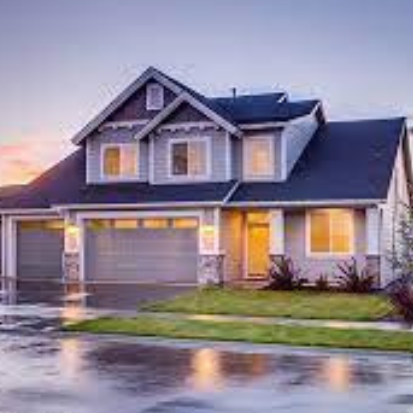
#> input picture pic1.png, 413 x 413 px, found by its file name
$ jupyter execute IP-9.ipynb
#> lines starting #> are read from the running program, lines starting #| are printed output that depends on the picture
[cell 1]
# Some fundamentals of frequency domain filtering
# Read Gonzalez textbook for details

import numpy as np
import matplotlib.pyplot as plt

# Create a simple signal with two frequencies
fs = 1000  # Sampling frequency (Hz)
t = np.arange(0, 1, 1/fs)  # Time vector from 0 to 1 second
f1 = 5  # Frequency of the first sinusoidal component (Hz)
f2 = 20  # Frequency of the second sinusoidal component (Hz)
signal = 0.5 * np.sin(2 * np.pi * f1 * t) + 0.5 * np.sin(2 * np.pi * f2 * t)

# Perform FFT to get the frequency spectrum
signal_fft = np.fft.fft(signal)
freq = np.fft.fftfreq(len(signal), 1/fs)

# Apply a log transform to the magnitude of the spectrum for visualization
magnitude_spectrum = np.abs(signal_fft)
log_magnitude_spectrum = 20 * np.log10(magnitude_spectrum)

# Plot the original signal
plt.figure(figsize=(12, 6))
plt.subplot(211)
plt.plot(t, signal)
plt.title('Original Signal')
plt.xlabel('Time (s)')
plt.ylabel('Amplitude')

# Plot the frequency spectrum (magnitude)
plt.subplot(212)
plt.plot(freq, log_magnitude_spectrum)
plt.title('Log Magnitude Spectrum')
plt.xlabel('Frequency (Hz)')
plt.ylabel('Magnitude (dB)')
plt.xlim(0, fs/2)  # Display only positive frequencies
plt.grid(True)

plt.tight_layout()
plt.show()
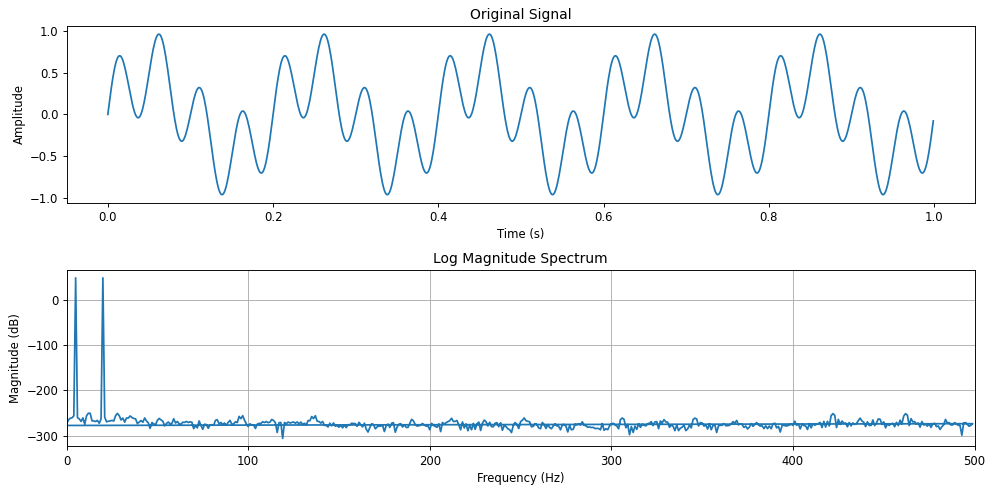
#> figure drawn by matplotlib, 2 panels; panel 1: curve peaks at x = 0.262, y = 0.964

[cell 2]
import numpy as np
import matplotlib.pyplot as plt
from scipy.signal import spectrogram

# Create a simple signal with two frequencies
fs = 1000  # Sampling frequency (Hz)
t = np.arange(0, 1, 1/fs)  # Time vector from 0 to 1 second
f1 = 5  # Frequency of the first sinusoidal component (Hz)
f2 = 20  # Frequency of the second sinusoidal component (Hz)
signal = 0.5 * np.sin(2 * np.pi * f1 * t) + 0.5 * np.sin(2 * np.pi * f2 * t)

# Compute the spectrogram
frequencies, times, Sxx = spectrogram(signal, fs)

# Plot the spectrogram as an image
plt.figure(figsize=(10, 6))
plt.imshow(10 * np.log10(Sxx), aspect='auto', cmap='gray', origin='lower')
plt.colorbar(label='Power/Frequency (dB/Hz)')
plt.title('Spectrogram')
plt.xlabel('Time (s)')
plt.ylabel('Frequency (Hz)')
plt.show()
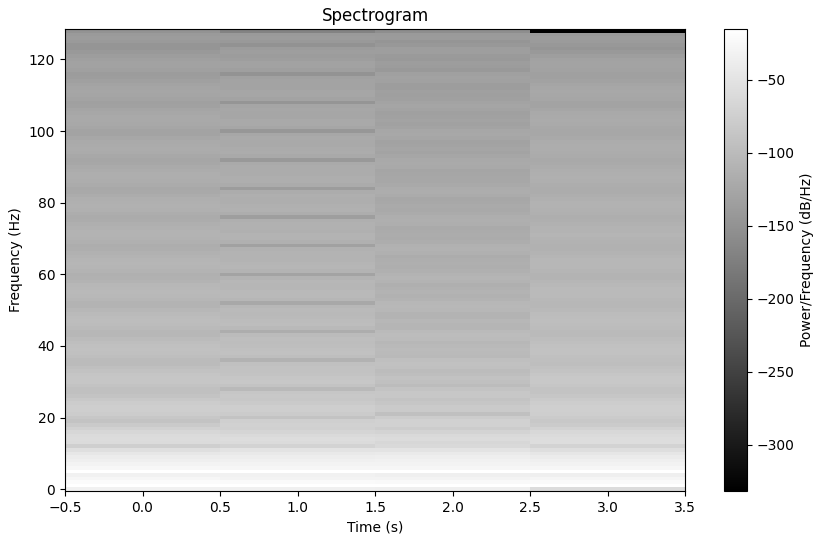
#> figure drawn by matplotlib, 2 panels

[cell 3]
# Image sharpening using Laplacian in frequency domain
import cv2
import numpy as np
import numpy.fft as n
import matplotlib.pyplot as plt

# Read image file
image = cv2.imread('/home/dmacs/Desktop/MTech/104P/pic1.png',cv2.IMREAD_GRAYSCALE)
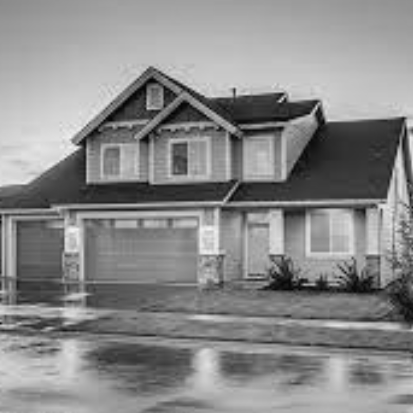
#> image: shape (413, 413); min 2, max 242, mean 137.8

# Perform Fourier Transform
fft_image = n.fft2(image)

# fft_shift is necessary to centre the spectrum correctly
fft_shifted = n.fftshift(fft_image)

[cell 4]
# Create Laplacian Filter
rows, cols = image.shape
#> rows = 413; cols = 413
u, v = np.meshgrid(np.arange(-cols // 2, cols // 2), np.arange(-rows // 2, rows // 2))

# Create the laplacian filter in Fourier (frequency) domain
laplacian_filter = 4 * np.pi**2 * (u**2 + v**2)

# Apply Laplacian Filter
filtered_image = fft_shifted * laplacian_filter

# Perform Inverse Fourier Transform
butterworth_img = n.ifft2(n.ifftshift(filtered_image)).real
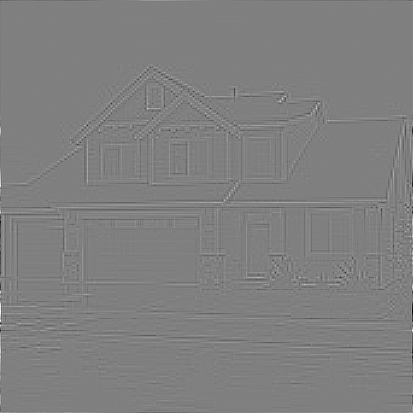
#> butterworth_img: shape (413, 413) float64; min -59235310, max 58820863.1, mean 10877.3; drawn with min black and max white

# Normalize the sharpened image
butterworth_img = cv2.normalize(butterworth_img, None, 0, 255, cv2.NORM_MINMAX).astype(np.uint8)

# Add the Laplacian-filtered image to the original image
sharpened_image = cv2.add(image, butterworth_img)
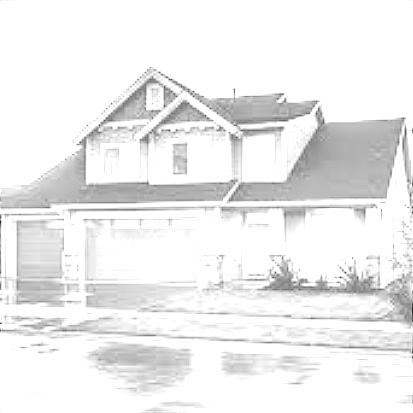
#> sharpened_image: shape (413, 413); min 18, max 255, mean 237.6

plt.subplot(131)
plt.imshow(image, cmap = 'gray')
plt.title('Input Image')
plt.axis('off')

plt.subplot(132)
plt.imshow(butterworth_img, cmap = 'gray')
plt.title('Sharpened Features')
plt.axis('off')

plt.subplot(133)
plt.imshow(sharpened_image, cmap = 'gray')
plt.title('Filtered Image')
plt.axis('off')

[cell 5]
# Assignment: Perform filtering in frequency domain with a low-pass butterworth filter
# defined as:
def butterworth_filter(shape, D, N):
    x, y = np.meshgrid(
        np.arange(-shape[1] / 2, shape[1] / 2), np.arange(-shape[0] / 2, shape[0] / 2)
    )
    return 1 / (1 + (np.sqrt(x**2 + y**2) / D) ** (2 * N))


# Create a low-pass Butterworth filter
D = 0.1  # Cutoff frequency
N = 2  # Filter order
filter_kernel = butterworth_filter(image.shape, D, N)

# Apply Laplacian Filter
filtered_image = fft_shifted * filter_kernel

butterworth_img = n.ifft2(n.ifftshift(filtered_image)).real
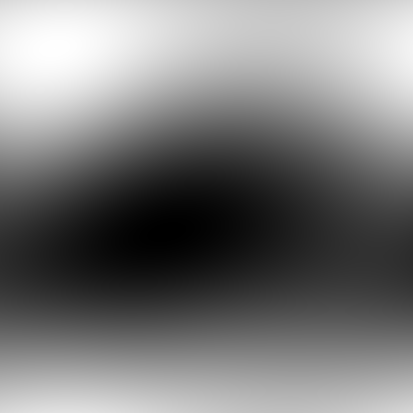
#> butterworth_img: shape (413, 413) float64; min 0.0483, max 0.0624, mean 0.0551; drawn with min black and max white

# Normalize the sharpened image
butterworth_img = cv2.normalize(butterworth_img, None, 0, 255, cv2.NORM_MINMAX).astype(
    np.uint8
)

# Add the Laplacian-filtered image to the original image
sharpened_image = cv2.add(image, butterworth_img)
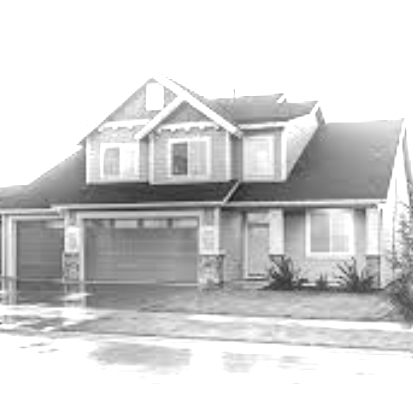
#> sharpened_image: shape (413, 413); min 28, max 255, mean 210.8

plt.subplot(131)
plt.imshow(image, cmap="gray")
plt.title("Input Image")
plt.axis("off")

plt.subplot(132)
plt.imshow(butterworth_img, cmap="gray")
plt.title("Sharpened Features")
plt.axis("off")

plt.subplot(133)
plt.imshow(sharpened_image, cmap="gray")
plt.title("Filtered Image")
plt.axis("off")

$ run again, with pic2.png copied over pic1.png
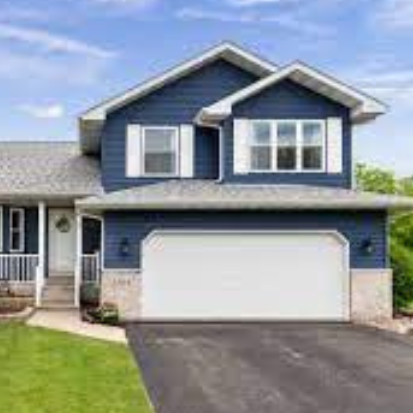
#> input picture pic2.png, 413 x 413 px, found by its file name
#> `butterworth_img = n.ifft2(n.ifftshift(filtered_image)).real`:
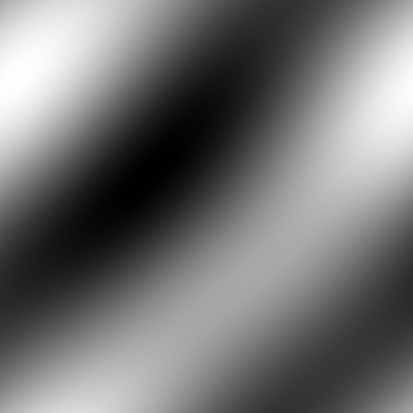
#> butterworth_img: shape (413, 413) float64; min 0.0526, max 0.0671, mean 0.0592; drawn with min black and max white
#> `sharpened_image = cv2.add(image, butterworth_img)`:
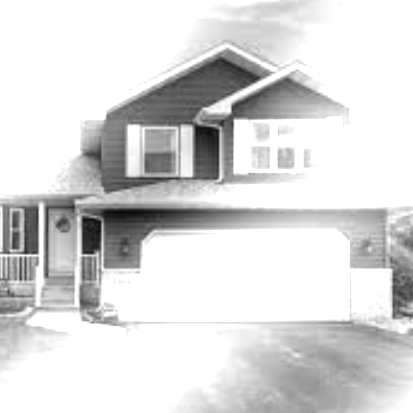
#> sharpened_image: shape (413, 413); min 7, max 255, mean 216.7

$ run again, with pic3.png copied over pic1.png
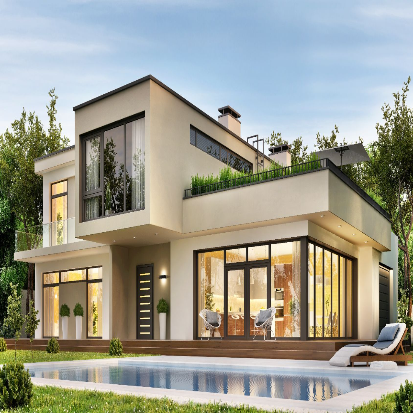
#> input picture pic3.png, 413 x 413 px, found by its file name
#> `butterworth_img = n.ifft2(n.ifftshift(filtered_image)).real`:
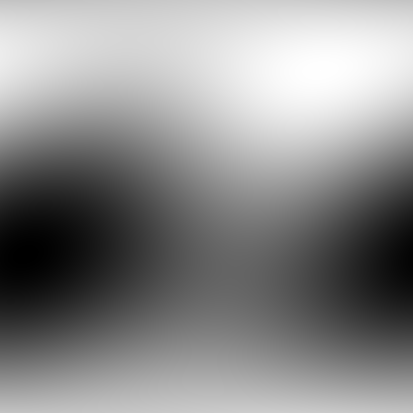
#> butterworth_img: shape (413, 413) float64; min 0.0506, max 0.0704, mean 0.0614; drawn with min black and max white
#> `sharpened_image = cv2.add(image, butterworth_img)`:
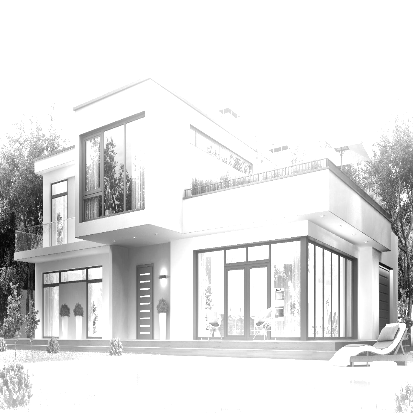
#> sharpened_image: shape (413, 413); min 4, max 255, mean 224.5

$ run again, with averaging-filter-image-processing.png copied over pic1.png
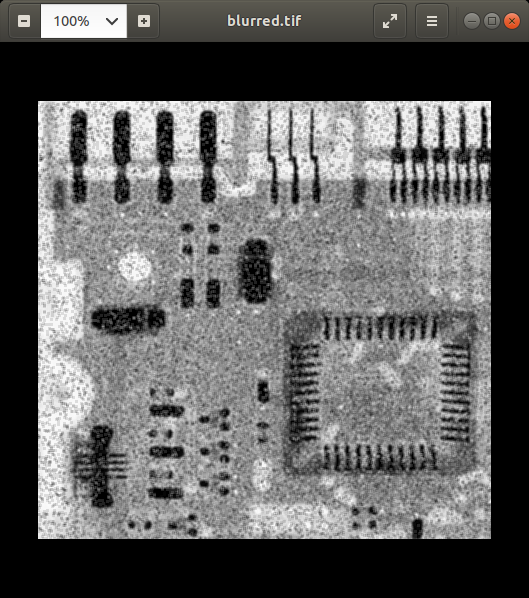
#> input picture averaging-filter-image-processing.png, 529 x 598 px, found by its file name
#> `sharpened_image = cv2.add(image, butterworth_img)`:
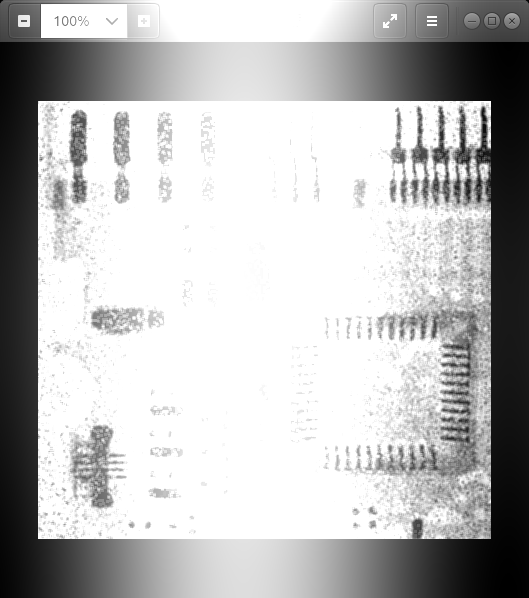
#> sharpened_image: shape (598, 529); min 0, max 255, mean 186.3
